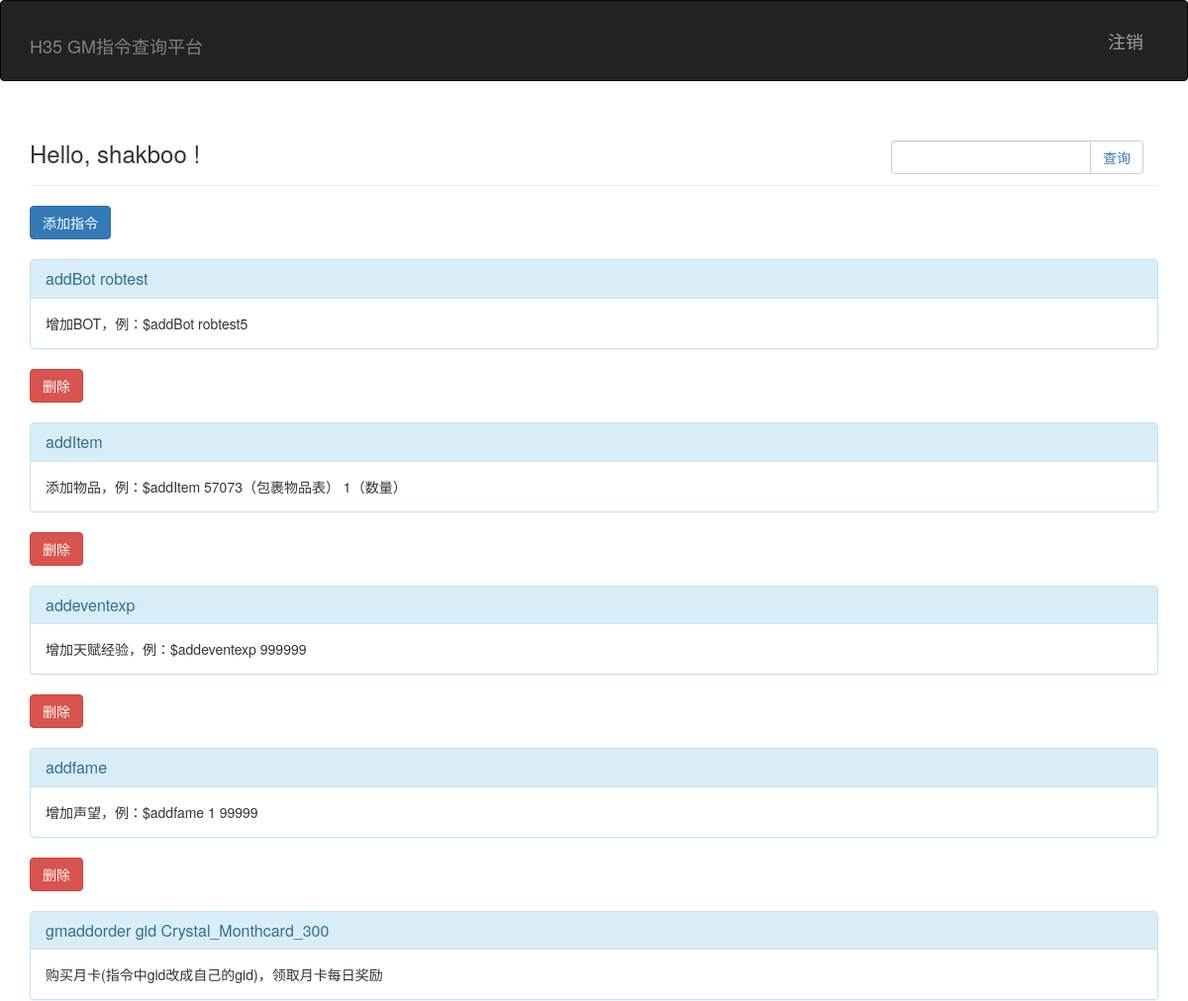
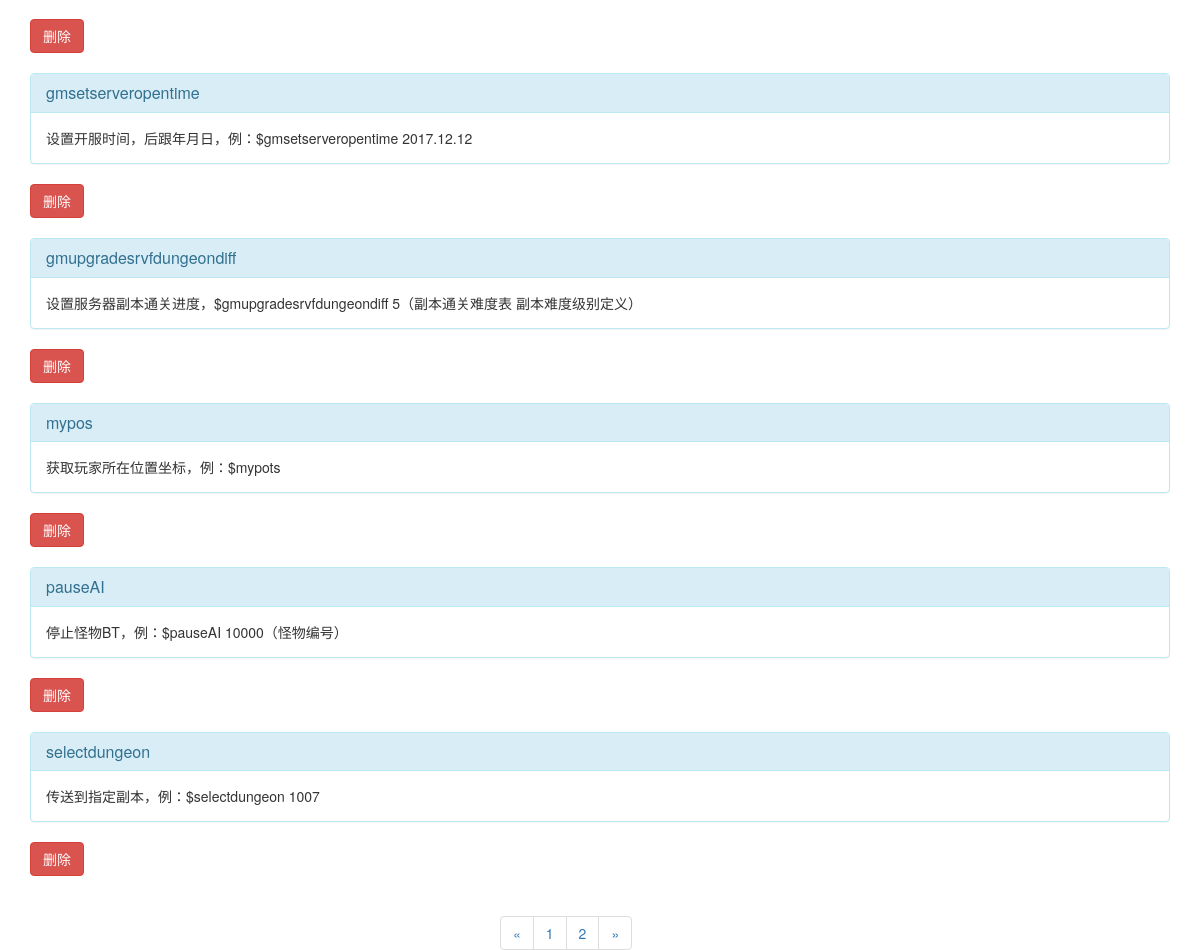
The page / (signed in) on the database its author committed (2 pictures, top to bottom).
### app/models.py (models this page shows, shortened)
class User(UserMixin, db.Model):
    __tablename__ = 'users'
    id = db.Column(db.Integer, primary_key = True)
    username = db.Column(db.String(64), unique=True, index=True)
    password_hash = db.Column(db.String(128))
    role_id = db.Column(db.Integer, db.ForeignKey('roles.id'))
    posts = db.relationship('Post', backref = 'author', lazy = 'dynamic')
    @property
    def password(self):
        raise AttributeError('password is not readable attribute')
    def is_shakboo(self):
        if self.username == "shakboo":
            return True
        return False
    def is_login(self):
        return True

class Post(db.Model):
    __tablename__ = 'posts'
    gm = db.Column(db.String(128), primary_key = True)
    info = db.Column(db.Text)
    timestamp = db.Column(db.DateTime, index=True, default = datetime.utcnow)
    author_id = db.Column(db.Integer, db.ForeignKey('users.id'))

### app/main/views.py (the view, shortened to what this page needs)
@main.route('/', methods = ['GET','POST'])
def index():
    try:
        if current_user.is_login():
            pass
    except:
            return redirect(url_for('auth.login'))
    form1 = PostForm()
    if request.method == 'POST':
        delete_gm = request.form['for_query']
        delete_gm_find = Post.query.filter_by(gm=delete_gm).first()
        db.session.delete(delete_gm_find)
        return redirect(url_for('.index'))
    page = request.args.get('page', 1, type=int)
    pagination = Post.query.order_by('gm').paginate(page,POSTS_PER_PAGE,False)
    posts = pagination.items
    return render_template('index.html', form=form1,posts = posts,pagination=pagination)

### app/main/forms.py
class PostForm(Form):
    gm = StringField('GM指令', validators=[Required(),Length(1,64)])
    info = TextAreaField('描述',validators = [Required()])
    submit1 = SubmitField('确认')

### app/models.py (called while the page is built)
@login_manager.user_loader
def load_user(user_id):
    return User.query.get(int(user_id))

### app/templates/index.html (shortened to what this page needs)
{% extends "base.html" %}
{% import "bootstrap/wtf.html" as wtf %}
{% block page_content %}
<div class="page-header">
        <div class="col-lg-3 pull-right col-sm-5 col-md-4 col-xs-6">
                <form class="input-group" method="post" action="{{ url_for('auth.query') }}">
                    <input type="text" class="form-control" id="user-input" name="userInput">
                    <span class="input-group-btn">
                        <button class="btn btn-default btn-query" type="submit"><a style="text-decoration:none"> 查询</a></button>
                    </span>
                </form>
        </div>
    <h3>Hello,
        {% if current_user.is_authenticated %}
        {{ current_user.username }}
        {% else %}
        Stranger
        {% endif %}!
    </h3>
</div>
{% if current_user.is_shakboo() %}
<button class="btn btn-primary" data-toggle="modal" data-target="#addGM">添加指令</button>
<br>
{% endif %}
<br>
<div class="posts">
    {% for post in posts %}
    <form class="post" method="post" action="{{ url_for('main.index') }}">
        <div class="panel panel-info">
            <div class="panel-heading">
                <h3 class="panel-title gm-exist">{{ post.gm }}</h3>
            </div>
            <div class="panel-body info-exist">{{ post.info }}</div>
        </div>
        {% if current_user.is_shakboo() %}
            <button class="btn btn-danger btn-query" type="submit" name="delete"><a style="text-decoration:none"><font style="color:white"> 删除</font></a></button>
        {% endif %}
    </form>
        {% if current_user.is_shakboo() %}
            <br>
        {% endif %}
    {% endfor %}
</div>
<ul class="pagination center-block" style="width:200px">
    <li>
        <a href="{% if pagination.has_prev %}{{url_for('.index',page=pagination.page-1)}}{% else %}#{% endif %}" >«</a>
    </li>
        {% for p in pagination.iter_pages() %}
            <li>
            <a href="{{ url_for('.index',page=p)}}">{{p}}</a>
            </li>
        {% endfor %}
    <li>
        <a href="{%if pagination.has_next %}{{url_for('.index',page=pagination.page+1)}}{% else %}#{% endif %}" >»</a>
    </li>
</ul>
{% endblock %}

### rows shown on the page
User: username "shakboo"
Post: gm "addBot robtest", info "增加BOT，例：$addBot robtest5"
Post: gm "addItem", info "添加物品，例：$addItem 57073（包裹物品表） 1（数量）"
Post: gm "addeventexp", info "增加天赋经验，例：$addeventexp 999999"
Post: gm "addfame", info "增加声望，例：$addfame 1 99999"
Post: gm "gmaddorder gid Crystal_Monthcard_300", info "购买月卡(指令中gid改成自己的gid)，领取月卡每日奖励"
Post: gm "gmsetserveropentime", info "设置开服时间，后跟年月日，例：$gmsetserveropentime 2017.12.12"
Post: gm "gmupgradesrvfdungeondiff", info "设置服务器副本通关进度，$gmupgradesrvfdungeondiff 5（副本通关难度表 副本难度级别定义）"
Post: gm "mypos", info "获取玩家所在位置坐标，例：$mypots"
Post: gm "pauseAI", info "停止怪物BT，例：$pauseAI 10000（怪物编号）"
Post: gm "selectdungeon", info "传送到指定副本，例：$selectdungeon 1007"

### other values the page prints
{{ p }} "1" "2"
